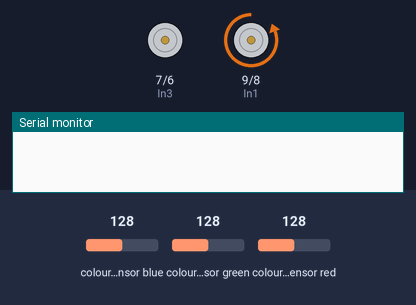
The sketch below on a simulated Arduino Uno, built with avr-gcc and run on an emulated ATmega328P. On the bench: motor-driver pin pairs drawn as motors (green arrow = first pin HIGH = forward, orange = second pin HIGH = backward, longer = more drive), the last lines printed to the serial monitor. Wiring (inferred from the names in the program): TCS3200 colour sensor: output A4; S2 A2; S3 A3; S0 A0; S1 A1. Inputs (shaded band) come from the test bench; at power-on: colour sensor blue 128, colour sensor green 128, colour sensor red 128.

Above: at 0.1 s.
At 1.0 s:
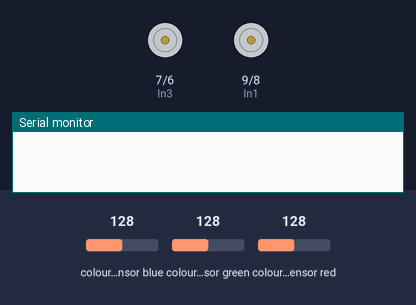
At 2.65 s:
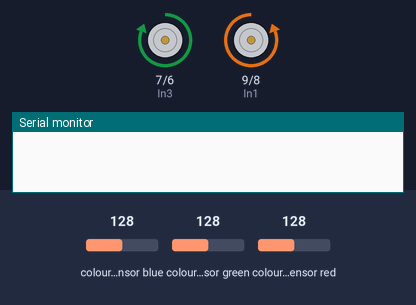
At 4.3 s:
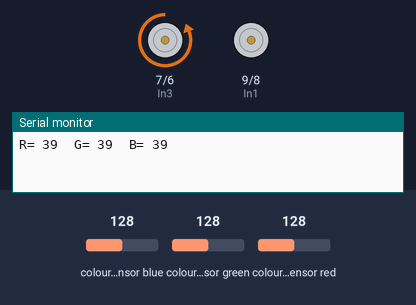
Timing chart, 0 to 5.2 s (numbered marks = the images above):
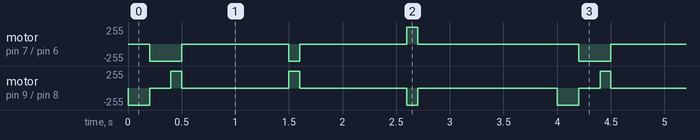

The sketch:

NewCode.ino
```cpp
#include <SPI.h>      //include the SPI bus library
#include <MFRC522.h>  //include the RFID reader library
#include <QTRSensors.h>

const int In1 = 9;
const int In2 = 8;
const int In3 = 7;
const int In4 = 6;
const int trigPin = 3;
const int echoPin = 2;
QTRSensors qtr;
const uint8_t SensorCount = 4;
uint16_t sensorValues[SensorCount];
int frequency = 0;
String test = "LLRRFFBB";
char moves [64]; //this is the buffer

#define SS_PIN 10  //Peripheral select pin
#define RST_PIN 9  //reset pin
#define S0 A0

#define S1 A1
#define S2 A2
#define S3 A3
#define sensorOut A4
#define OE A5

void setup()
{
  Serial.begin(9600);
  pinMode(S0, OUTPUT);
  pinMode(S1, OUTPUT);
  pinMode(S2, OUTPUT);
  pinMode(S3, OUTPUT);
  pinMode(OE, OUTPUT);
  pinMode(sensorOut, INPUT);
  pinMode(In1, OUTPUT);
  pinMode(In2, OUTPUT);
  pinMode(In3, OUTPUT);
  pinMode(In4, OUTPUT);
  pinMode(trigPin, OUTPUT);
  pinMode(echoPin, INPUT);
	qtr.setTypeRC();
  qtr.setSensorPins((const uint8_t[]){13, 12, 11, 10}, SensorCount);

}

void Forward()   //run both motors in the same direction
{
  digitalWrite(In1, HIGH);
  digitalWrite(In2, LOW);
  digitalWrite(In3, LOW);
  digitalWrite(In4, HIGH);

  delay(100);

  // now turn off motors
  digitalWrite(In1, LOW);
  digitalWrite(In2, LOW);
  digitalWrite(In3, LOW);
  digitalWrite(In4, LOW);

  delay(1000);
}
void Left() // now Turns the robot Left
{
  digitalWrite(In1, LOW);
  digitalWrite(In2, HIGH);
  delay(100);
  digitalWrite(In1, LOW);
  digitalWrite(In2, LOW);
}

void Right() // now Turns the robot Right
{
  digitalWrite(In3, LOW);
  digitalWrite(In4, HIGH);
  delay(100);
  digitalWrite(In3, LOW);
  digitalWrite(In4, LOW);
}

  void Back()   //run both motors in reverse
{
  digitalWrite(In1, LOW);
  digitalWrite(In2, HIGH);
  digitalWrite(In3, HIGH);
  digitalWrite(In4, LOW);

  delay(100);

  // now turn off motors
  digitalWrite(In1, LOW);
  digitalWrite(In2, LOW);
  digitalWrite(In3, LOW);
  digitalWrite(In4, LOW);

  delay(1000);
}
void SenseColour()
{
  // Setting red filtered photodiodes to be read
  digitalWrite(S2,LOW);
  digitalWrite(S3,LOW);

  // Reading the output frequency
  frequency = pulseIn(sensorOut, LOW);

  // Printing the value on the serial monitor
  Serial.print("R= ");//printing name
  Serial.print(frequency);//printing RED color frequency
  Serial.print("  ");
  delay(100);

  // Setting Green filtered photodiodes to be read
  digitalWrite(S2,HIGH);
  digitalWrite(S3,HIGH);

  // Reading the output frequency
  frequency = pulseIn(sensorOut, LOW);

  // Printing the value on the serial monitor
  Serial.print("G= ");//printing name
  Serial.print(frequency);//printing Green color frequency
  Serial.print("  ");
  delay(100);

  // Setting Blue filtered photodiodes to be read
  digitalWrite(S2,LOW);
  digitalWrite(S3,HIGH);

  // Reading the output frequency
  frequency = pulseIn(sensorOut, LOW);

  // Printing the value on the serial monitor
  Serial.print("B= ");//printing name
  Serial.print(frequency);//printing Blue color frequency
  Serial.println("  ");
  delay(100);

}
void LinePlacement(){
	qtr.read(sensorValues);

  	for (uint8_t i = 0; i < SensorCount; i++){

    	Serial.print(sensorValues[i]);

    	Serial.print('\t');
  }

  Serial.println();

  delay(250);
}

void DetectDistance()
{
  // Variables for duration of ping and the distance in cm
  long duration, cm;

  // The PING))) is triggered by a HIGH pulse of 2 or more microseconds.
  // Give a short LOW pulse beforehand to ensure a clean HIGH pulse:


  digitalWrite(trigPin, LOW);
  delayMicroseconds(2);
  digitalWrite(trigPin, HIGH);
  delayMicroseconds(5);
  digitalWrite(trigPin, LOW);

  duration = pulseIn(echoPin, HIGH);

  // convert the time into a distance
  cm = microsecondsToCentimetres(duration);

  Serial.print(cm);
  Serial.print("cm");
  Serial.println();
  delay(100);
}

long microsecondsToCentimetres(long microseconds)
{
  return microseconds / 29 / 2;
}

void loop()

{
  test.toCharArray(moves, test.length());

  for (int i = 0; i < test.length(); i++){
    if(moves[i] == 'L'){
      Left();
    }
    else if (moves[i] == 'R'){
      Right();
    }
    else if (moves[i] == 'F'){
      Forward();
    }
    else if (moves[i] == 'B'){
      Back();
    }
  }
  SenseColour();
  //DetectDistance();
	//LinePlacement();
}
```

Measured:
- by itself, motor on pin 7 (In3) / pin 6 (In4): repeats every 4.0 s: stopped 1.0 s, backward 255/255 0.10 s, stopped 1.0 s, forward 255/255 0.10 s, stopped 1.5 s, backward 255/255 0.30 s
- by itself, motor on pin 9 (In1) / pin 8 (In2): repeats every 4.0 s: stopped 0.20 s, 2 × (forward 255/255 0.10 s, stopped 1.0 s), backward 255/255 0.10 s, stopped 1.3 s, backward 255/255 0.20 s
